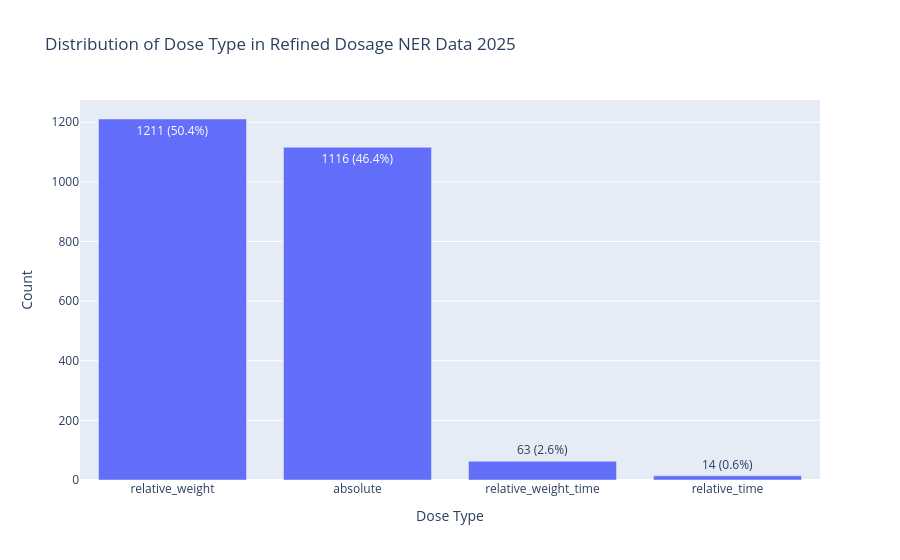

Here is the notebook cell this chart was saved with:
### Code cell
import plotly.graph_objects as go
# Plot distribution of Dose Type in refined dosage_ner_data_2025
dose_type_counts = dosage_ner_data_2025_refined['Dose_Type'].value_counts().reset_index()
dose_type_counts.columns = ['Dose_Type', 'Count']
dose_type_counts['Percent'] = (dose_type_counts['Count'] / dose_type_counts['Count'].sum() * 100).round(1)

fig = go.Figure(
    data=[
        go.Bar(
            x=dose_type_counts['Dose_Type'],
            y=dose_type_counts['Count'],
            text=dose_type_counts.apply(lambda r: f"{r['Count']} ({r['Percent']}%)", axis=1),
            textposition='auto'
        )
    ]
)
fig.update_layout(
    title='Distribution of Dose Type in Refined Dosage NER Data 2025',
    xaxis_title='Dose Type',
    yaxis_title='Count'
)
fig.show()

### Figure 1 — Plotly figure (JSON) as saved in the notebook; plotly's stock layout.template omitted (floating-point values rounded to 4 significant figures)
{"data": [{"text": ["1211 (50.4%)", "1116 (46.4%)", "63 (2.6%)", "14 (0.6%)"], "textposition": "auto", "type": "bar", "x": ["relative_weight", "absolute", "relative_weight_time", "relative_time"], "y": [1211, 1116, 63, 14]}], "layout": {"title": {"text": "Distribution of Dose Type in Refined Dosage NER Data 2025"}, "xaxis": {"title": {"text": "Dose Type"}}, "yaxis": {"title": {"text": "Count"}}}}
